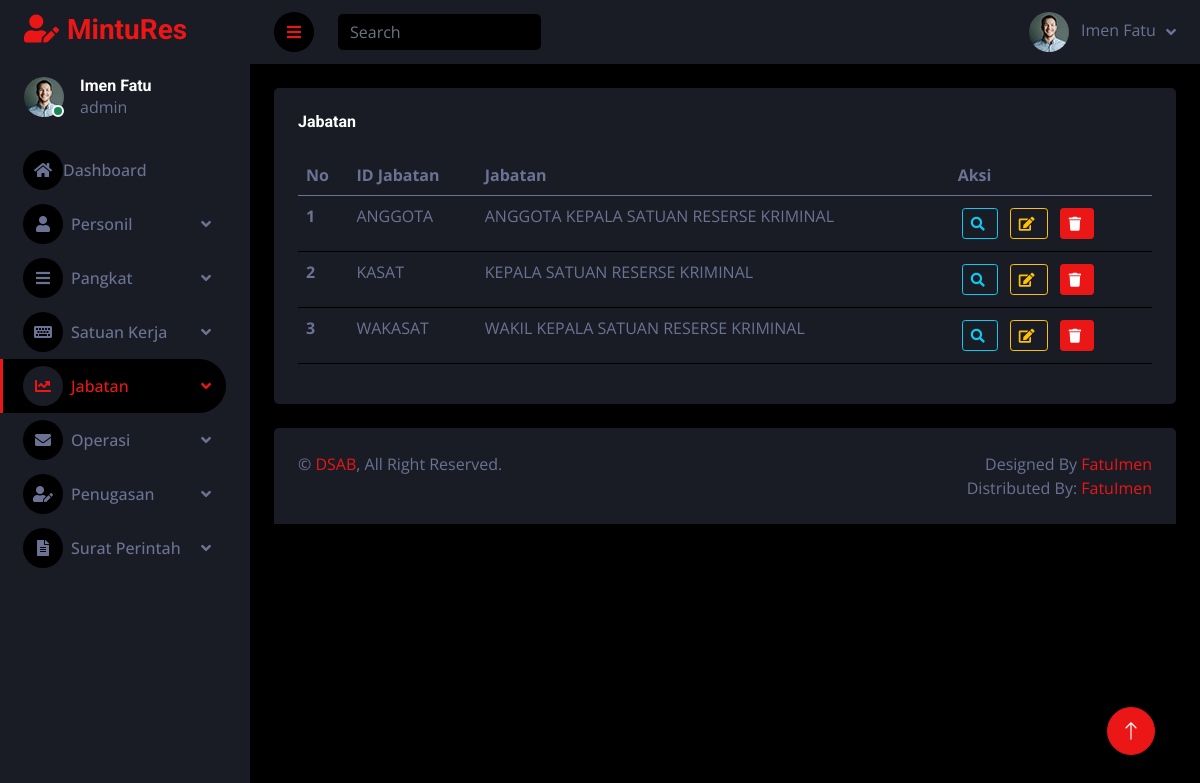
/jabatan.php (signed in), run on the app's committed database.
### tables this page shows
CREATE TABLE `jabatan` (
  `id_jabatan` varchar(30) NOT NULL,
  `nama_jabatan` varchar(100) NOT NULL
);

### jabatan.php (the view, shortened to what this page needs)
<?php
include "config.php";
?>
<!DOCTYPE html>
<html lang="en">
<head>
    <link href="https://cdnjs.cloudflare.com/ajax/libs/font-awesome/5.10.0/css/all.min.css" rel="stylesheet">
    <link href="https://cdn.jsdelivr.net/npm/bootstrap-icons@1.4.1/font/bootstrap-icons.css" rel="stylesheet">
    <link href="lib/owlcarousel/assets/owl.carousel.min.css" rel="stylesheet">
    <link href="lib/tempusdominus/css/tempusdominus-bootstrap-4.min.css" rel="stylesheet" />
    <link href="css/bootstrap.min.css" rel="stylesheet">
    <link href="css/style.css" rel="stylesheet">
</head>
<body>
    <div class="container-fluid position-relative d-flex p-0">
        <div class="sidebar pe-4 pb-3">
            <nav class="navbar bg-secondary navbar-dark">
                <a href="index.php" class="navbar-brand mx-4 mb-3">
                    <h3 class="text-primary"><i class="fa fa-user-edit me-2"></i>MintuRes</h3>
                </a>
                <div class="d-flex align-items-center ms-4 mb-4">
                    <div class="position-relative">
                        <img class="rounded-circle" src="img/user.jpg" alt="" style="width: 40px; height: 40px;">
                        <div class="bg-success rounded-circle border border-2 border-white position-absolute end-0 bottom-0 p-1"></div>
                    </div>
                    <div class="ms-3">
                        <h6 class="mb-0"><?= $_SESSION['nama_lengkap']; ?></h6>
                        <span><?= $_SESSION['level']; ?></span>
                    </div>
                </div>
                <?php if ($_SESSION['level'] == 'admin') { ?>
                <div class="navbar-nav w-100">
                    <a href="index.php" class="nav-item nav-link"><i class="fa fa-home"></i>Dashboard</a>
                    <div class="nav-item dropdown">
                        <a href="#" class="nav-link dropdown-toggle" data-bs-toggle="dropdown"><i class="fa fa-user me-2"></i>Personil</a>
                    </div>
                    <div class="nav-item dropdown">
                        <a href="#" class="nav-link dropdown-toggle" data-bs-toggle="dropdown"><i class="fa fa-bars me-2"></i>Pangkat</a>
                    </div>
                    <div class="nav-item dropdown">
                        <a href="#" class="nav-link dropdown-toggle" data-bs-toggle="dropdown"><i class="fa fa-keyboard me-2"></i>Satuan Kerja</a>
                    </div>
                    <div class="nav-item dropdown">
                        <a href="#" class="nav-link dropdown-toggle active" data-bs-toggle="dropdown"><i class="fa fa-chart-line me-2"></i>Jabatan</a>
                    </div>
                    <div class="nav-item dropdown">
                        <a href="#" class="nav-link dropdown-toggle" data-bs-toggle="dropdown"><i class="fa fa-envelope me-2"></i>Operasi</a>
                    </div>
                    <div class="nav-item dropdown">
                        <a href="#" class="nav-link dropdown-toggle" data-bs-toggle="dropdown"><i class="fa fa-user-edit me-2"></i>Penugasan</a>
                    </div>
                    <div class="nav-item dropdown">
                        <a href="#" class="nav-link dropdown-toggle" data-bs-toggle="dropdown"><i class="fa fa-file-alt me-2"></i>Surat Perintah</a>
                    </div>
                </div>
                <?php } ?>
            </nav>
        </div>
        <div class="content">
            <nav class="navbar navbar-expand bg-secondary navbar-dark sticky-top px-4 py-0">
                <a href="#" class="sidebar-toggler flex-shrink-0">
                    <i class="fa fa-bars"></i>
                </a>
                <form class="d-none d-md-flex ms-4">
                    <input class="form-control bg-dark border-0" type="search" placeholder="Search">
                </form>
                <div class="navbar-nav align-items-center ms-auto">
                    <div class="nav-item dropdown">
                        <a href="#" class="nav-link dropdown-toggle" data-bs-toggle="dropdown">
                            <img class="rounded-circle me-lg-2" src="img/user.jpg" alt="" style="width: 40px; height: 40px;">
                            <span class="d-none d-lg-inline-flex"><?= $_SESSION['nama_lengkap']; ?></span>
                        </a>
                    </div>
                </div>
            </nav>
     <div class="container-fluid pt-4 px-4">
                <div class="row g-4">
                    <div class="col-12">
                        <div class="bg-secondary rounded h-100 p-4">
                            <h6 class="mb-4">Jabatan</h6>
                            <div class="table-responsive">
                                <table class="table">
                                    <thead>
                                        <tr>
                                            <th scope="col">No</th>
                                            <th scope="col">ID Jabatan</th>
                                            <th scope="col">Jabatan</th>
                                            <th scope="col">Aksi</th>
                                        </tr>
                                    </thead>
                                    <tbody>
                                        <?php
                                                $urutan = 0;
                                                $query = mysqli_query($koneksi,"SELECT * FROM jabatan");
                                                while($data=mysqli_fetch_array($query))
                                                    {
                                                $urutan++;
                                                ?>
                                        <tr>
                                            <th scope="row"><?php echo $urutan; ?></th>
                                            <td ><?php echo $data['id_jabatan'];?></td>
                                            <td ><?php echo $data['nama_jabatan'];?></td>
                                            <td>
                                            <a class="btn btn-sm btn-outline-info m-1"><i class="fa fa-search me-1"></i></a>
                                            <a class="btn btn-sm btn-outline-warning m-1" href="edit_jabatan.php?id_jabatan=<?php echo $data['id_jabatan']; ?>"><i class="fa fa-edit me-1"></i></a>
                                            <a class="btn btn-sm btn-primary m-1" href="hapus/hps_jabatan.php?id_jabatan=<?php echo $data['id_jabatan'];?>"><i class="fa fa-trash me-1"></i></a>
                                        </tr>
                                          <?php
                                            }
                                        ?>
                                    </tbody>
                                </table>
                            </div>
                        </div>
                    </div>
                </div>
            </div>
            <div class="container-fluid pt-4 px-4">
                <div class="bg-secondary rounded-top p-4">
                    <div class="row">
                        <div class="col-12 col-sm-6 text-center text-sm-start">
                            &copy; <a href="#">DSAB</a>, All Right Reserved.
                        </div>
                        <div class="col-12 col-sm-6 text-center text-sm-end">
                            Designed By <a href="#">FatuImen</a>
                            <br>Distributed By: <a href="#" target="_blank">FatuImen</a>
                        </div>
                    </div>
                </div>
            </div>
        </div>
        <a href="#" class="btn btn-lg btn-primary btn-lg-square back-to-top"><i class="bi bi-arrow-up"></i></a>
    </div>
</body>
</html>

### css/style.css (style rules this page uses)
:root { --primary: #EB1616; --secondary: #191C24; --light: #6C7293; --dark: #000000; }
.back-to-top { position: fixed; display: none; right: 45px; bottom: 45px; z-index: 99; }
.btn { transition: .5s; }
.btn-lg-square { width: 48px; height: 48px; }
.btn-square, .btn-sm-square, .btn-lg-square { padding: 0; display: inline-flex; align-items: center; justify-content: center; font-weight: normal; border-radius: 50px; }
.sidebar { position: fixed; top: 0; left: 0; bottom: 0; width: 250px; height: 100vh; overflow-y: auto; background: var(--secondary); transition: 0.5s; z-index: 999; }
.content { margin-left: 250px; min-height: 100vh; background: var(--dark); transition: 0.5s; }
@media (min-width: 992px) { .sidebar { margin-left: 0; } }
@media (min-width: 992px) { .content { width: calc(100% - 250px); } }
.sidebar .navbar .navbar-nav .nav-link { padding: 7px 20px; color: var(--light); font-weight: 500; border-left: 3px solid var(--secondary); border-radius: 0 30px 30px 0; outline: none; }
.sidebar .navbar .navbar-nav .nav-link:hover, .sidebar .navbar .navbar-nav .nav-link.active { color: var(--primary); background: var(--dark); border-color: var(--primary); }
.sidebar .navbar .navbar-nav .nav-link i { width: 40px; height: 40px; display: inline-flex; align-items: center; justify-content: center; background: var(--dark); border-radius: 40px; }
.sidebar .navbar .navbar-nav .nav-link:hover i, .sidebar .navbar .navbar-nav .nav-link.active i { background: var(--secondary); }
.sidebar .navbar .dropdown-toggle::after { position: absolute; top: 15px; right: 15px; border: none; content: "\f107"; font-family: "Font Awesome 5 Free"; font-weight: 900; transition: .5s; }
.content .navbar .navbar-nav .nav-link { margin-left: 25px; padding: 12px 0; color: var(--light); outline: none; }
.content .navbar .sidebar-toggler, .content .navbar .navbar-nav .nav-link i { width: 40px; height: 40px; display: inline-flex; align-items: center; justify-content: center; background: var(--dark); border-radius: 40px; }
.content .navbar .dropdown-toggle::after { margin-left: 6px; vertical-align: middle; border: none; content: "\f107"; font-family: "Font Awesome 5 Free"; font-weight: 900; transition: .5s; }

### data on the page
jabatan: id_jabatan "ANGGOTA", nama_jabatan "ANGGOTA KEPALA SATUAN RESERSE KRIMINAL"
jabatan: id_jabatan "KASAT", nama_jabatan "KEPALA SATUAN RESERSE KRIMINAL"
jabatan: id_jabatan "WAKASAT", nama_jabatan "WAKIL KEPALA SATUAN RESERSE KRIMINAL"

### other printed values
$_SESSION['nama_lengkap'] "Imen Fatu"
$_SESSION['level'] "admin"
